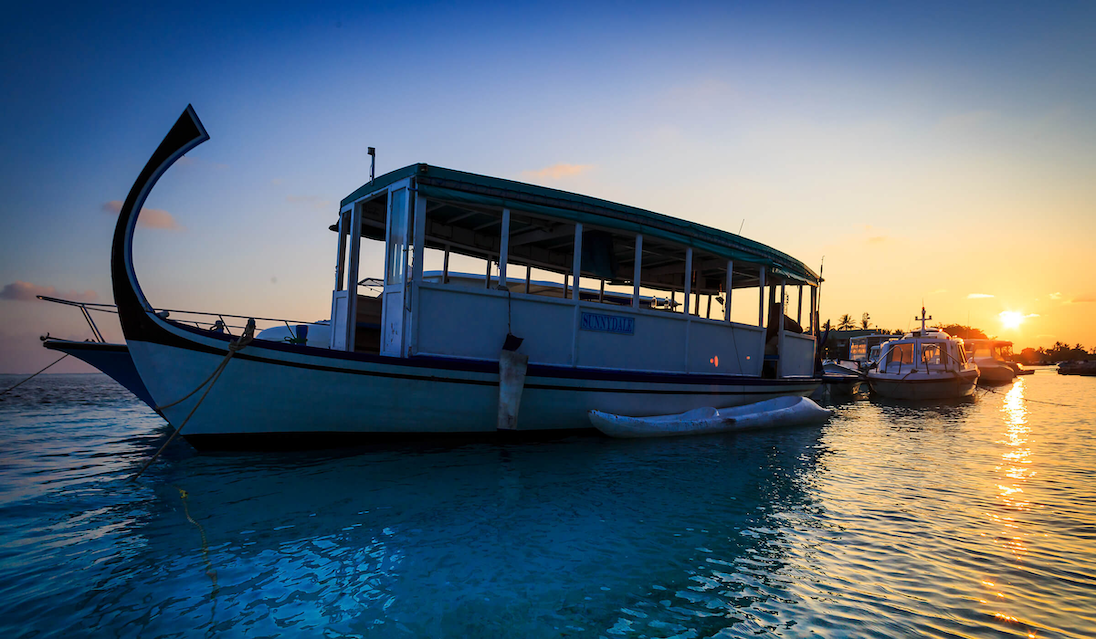
#> input picture tampering_image.png, 1096 x 639 px
$ python -i methods.py   (imports and definitions only)
#> lines starting #> are read from the running program, lines starting #| are printed output that depends on the picture
import cv2
import numpy as np
import os


def detect_sift_keypoints(image_path, num_keypoints=None):
    """
    Detect keypoints in an image using SIFT.

    Args:
        image_path: Path to the image
        num_keypoints: Number of keypoints to return (None for all)

    Returns:
        keypoints: List of keypoint objects
        descriptors: Feature descriptors
        image: Original image
    """
#> called with image_path = 'tampering_image.png', num_keypoints = 1000
    # Load the image
    image = cv2.imread(image_path)
#> image is the input picture: shape (639, 1096, 3); mean B, G, R 118.7, 105.5, 88.9
    gray = cv2.cvtColor(image, cv2.COLOR_BGR2GRAY)
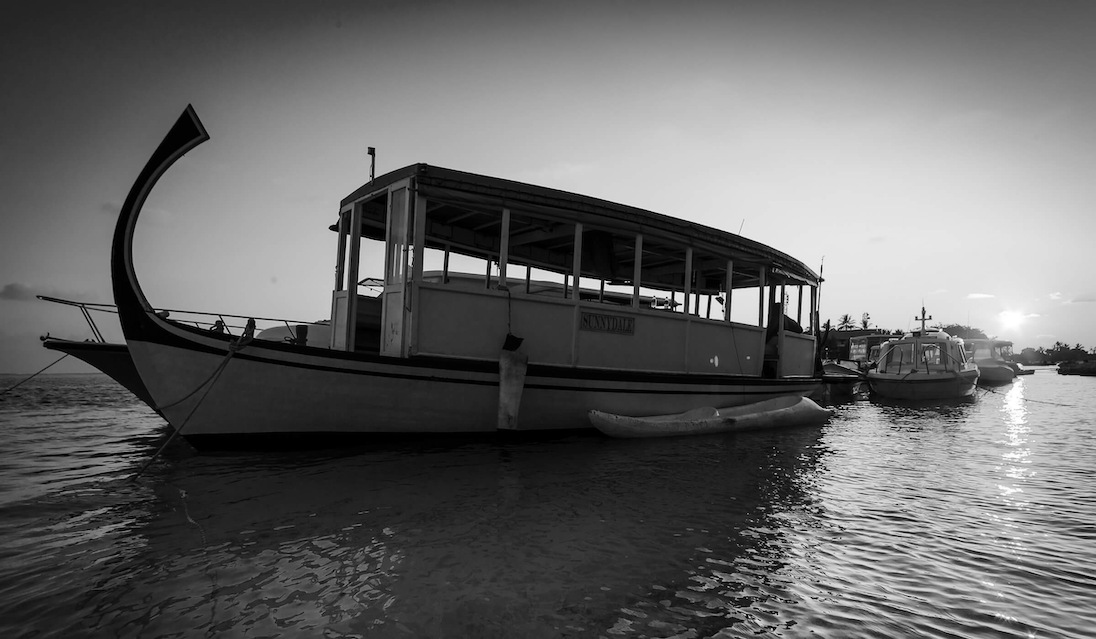
#> gray: shape (639, 1096); min 0, max 255, mean 102
    # Initialize SIFT detector
    sift = cv2.SIFT_create()

    # Detect keypoints
    keypoints, descriptors = sift.detectAndCompute(gray, None)
#> keypoints = 1635 keypoints; strongest (x, y, size): (767, 289, 4.3), (662, 307, 2.1), (778, 288, 3.8), (778, 299, 4)

    # Limit the number of keypoints if specified
    if num_keypoints is not None and len(keypoints) > num_keypoints:
        # Sort keypoints by response strength (higher is better)
        keypoints = sorted(keypoints, key=lambda x: x.response, reverse=True)[
            :num_keypoints
        ]
#> keypoints = 1000 keypoints; strongest (x, y, size): (767, 289, 4.3), (662, 307, 2.1), (778, 288, 3.8), (778, 299, 4)
        # Adjust descriptors accordingly
        if descriptors is not None:
            descriptors = descriptors[:num_keypoints]

    return keypoints, descriptors, image


# [61 lines left out: function embed_watermark, not called in this run]


def extract_watermark(
    watermarked_image_path, original_watermark_path=None, patch_size=3
):
    """
    Extracts 3x3 binary watermark from 4 SIFT keypoints in the image.

    Args:
        watermarked_image_path (str): Path to watermarked image.
        original_watermark_path (str): Optional path to original 3x3 watermark for comparison.
        patch_size (int): Size of patch around each keypoint (default: 3 for 3x3 neighborhood)

    Returns:
        is_authenticated (bool): True if watermark matches expected pattern.
        extracted_watermarks (dict): Dictionary of extracted 3x3 watermark matrices.
    """
    # Detect keypoints in the watermarked image
    keypoints, _, watermarked_image = detect_sift_keypoints(
        watermarked_image_path, 1000
    )

    # Load and threshold the original 3x3 watermark if given
    if original_watermark_path:
        original = cv2.imread(original_watermark_path, cv2.IMREAD_GRAYSCALE)
        # Resize to 3x3
        watermark_small = cv2.resize(
            original, (patch_size, patch_size), interpolation=cv2.INTER_AREA
        )
        _, watermark_binary = cv2.threshold(
            watermark_small, 0, 1, cv2.THRESH_BINARY + cv2.THRESH_OTSU
        )
        watermark_binary = watermark_binary.astype(np.uint8)

    # Dictionary to store extracted 3x3 watermark from each keypoint
    extracted_watermarks = {}

    for idx, kp in enumerate(keypoints):
        x, y = int(kp.pt[0]), int(kp.pt[1])
        half = patch_size // 2
        x_start = max(0, x - half)
        y_start = max(0, y - half)

        # Ensure patch stays inside bounds
        if (
            x - half < 0
            or y - half < 0
            or x + half >= watermarked_image.shape[1]
            or y + half >= watermarked_image.shape[0]
        ):
            continue

        # Extract LSBs via majority vote across RGB channels
        binary_patch = np.zeros((patch_size, patch_size), dtype=np.uint8)
        for i in range(patch_size):
            for j in range(patch_size):
                bit_sum = 0
                for c in range(3):  # iterating through RGB channels
                    pixel_val = watermarked_image[y_start + i, x_start + j, c]
                    bit_sum += pixel_val & 1  # extracts LSB
                bit = 1 if bit_sum >= 2 else 0  # majority vote
                binary_patch[i, j] = bit

        extracted_watermarks[idx] = binary_patch
#> this loop made 1000 passes
#> (kp, x, y, x_start, y_start) on passes 1 to 3: (keypoint at (766.5, 289.3), size 4.3, 766, 289, 765, 288), (keypoint at (662.3, 307.1), size 2.1, 662, 307, 661, 306), (keypoint at (778.2, 288.3), size 3.8, 778, 288, 777, 287)
#> after the loop, extracted_watermarks = 1000 items

    # === Authentication Logic ===
    is_authenticated = False
#> (the run stopped early here; a loop or call above may not have finished)
